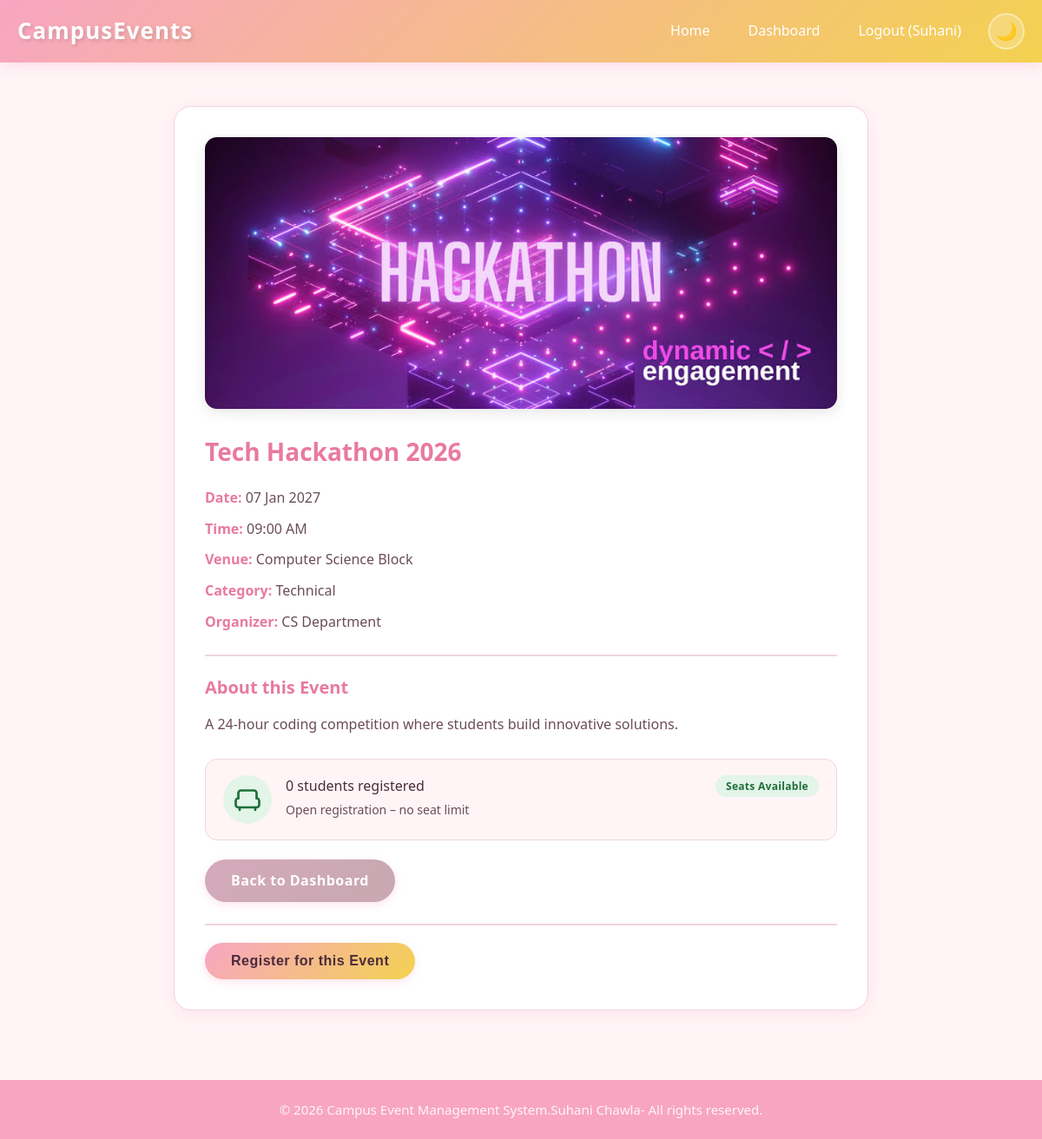
/dashboard.php?view=1 (signed in), run on the app's committed database.
### tables this page shows
CREATE TABLE `events` (
  `id` int(11) NOT NULL,
  `title` varchar(200) NOT NULL,
  `description` text DEFAULT NULL,
  `event_date` date NOT NULL,
  `event_time` time DEFAULT NULL,
  `venue` varchar(200) DEFAULT NULL,
  `category` varchar(100) DEFAULT NULL,
  `organizer` varchar(100) DEFAULT NULL,
  `image` varchar(255) DEFAULT NULL,
  `created_at` timestamp NOT NULL DEFAULT current_timestamp()
);

### includes/event_helpers.php (called while the page is built, shortened)
<?php
function seat_data($registered_count, $capacity) {
    $registered_count = max(0, (int) $registered_count);
    $capacity         = (int) $capacity;
    if ($capacity <= 0) {
        return array(
            'unlimited'  => true,
            'registered' => $registered_count,
            'capacity'   => 0,
            'available'  => null,
            'percent'    => 0,
            'label'      => 'Seats Available',
            'class'      => 'status-available'
        );
    }
    $available = max(0, $capacity - $registered_count);
    $percent   = min(100, (int) round(($registered_count / $capacity) * 100));
    return array(
        'unlimited'  => false,
        'registered' => $registered_count,
        'capacity'   => $capacity,
        'available'  => $available,
        'percent'    => $percent,
        'label'      => $label,
        'class'      => $class
    );
}

### dashboard.php (the view, shortened to what this page needs)
<?php
include 'includes/config.php';
$user_id = $_SESSION['user_id'];
if (isset($_GET['view'])) {
    $event_id = (int) $_GET['view'];
    $event = null;
    $stmt = mysqli_prepare($conn, "SELECT e.*, COUNT(r.id) AS registered_count FROM events e LEFT JOIN registrations r ON r.event_id = e.id WHERE e.id = ? GROUP BY e.id");
    if ($stmt) {
        mysqli_stmt_bind_param($stmt, "i", $event_id);
        if (mysqli_stmt_execute($stmt)) {
            $res = mysqli_stmt_get_result($stmt);
            $event = $res ? mysqli_fetch_assoc($res) : null;
        }
    }
    include_once 'includes/event_helpers.php';
    $already_registered = false;
    $check = mysqli_prepare($conn, "SELECT id FROM registrations WHERE user_id = ? AND event_id = ?");
    if ($check) {
        mysqli_stmt_bind_param($check, "ii", $user_id, $event_id);
        mysqli_stmt_execute($check);
        mysqli_stmt_store_result($check);
        $already_registered = mysqli_stmt_num_rows($check) > 0;
    }
    $seats   = seat_data(isset($event['registered_count']) ? $event['registered_count'] : 0, isset($event['capacity']) ? $event['capacity'] : 0);
    $is_full = !$seats['unlimited'] && $seats['available'] === 0;
    $img = $event['image'] ? "uploads/" . $event['image'] : "";
    include 'includes/header.php';
    $reg_section = "";
    if ($already_registered) {
        $reg_section .= '<div class="alert alert-info">You are already registered for this event.</div>';
    } elseif ($is_full) {
        $reg_section .= '<button type="button" class="btn btn-primary btn-disabled" disabled>Event Full</button>';
    } else {
        $reg_section = '<form method="POST"><button type="submit" name="register_event" class="btn btn-primary">Register for this Event</button></form>' . $reg_section;
    }
    if ($seats['unlimited']) {
        $seat_component = '<div class="seat-info status-available">'
            . '<div class="seat-icon" aria-hidden="true"><svg xmlns="http://www.w3.org/2000/svg" viewBox="0 0 24 24" fill="none" stroke="currentColor" stroke-width="1.8" stroke-linecap="round" stroke-linejoin="round" width="36" height="36"><path d="M5 11V7a2 2 0 0 1 2-2h10a2 2 0 0 1 2 2v4"/><path d="M5 11a2 2 0 0 0-2 2v3a2 2 0 0 0 2 2h14a2 2 0 0 0 2-2v-3a2 2 0 0 0-2-2"/><path d="M6 18v2"/><path d="M18 18v2"/></svg></div>'
            . '<div class="seat-details">'
            . '<div class="seat-headline"><p class="seat-filled">' . $seats['registered'] . ' students registered</p>'
            . '<span class="status-badge ' . $seats['class'] . '">' . $seats['label'] . '</span></div>'
            . '<p class="seat-remaining">Open registration &ndash; no seat limit</p>'
            . '</div></div>';
    }
    ?>
    <div class="event-detail">
        <?php if ($img): ?><img src="<?= $img ?>" alt="<?= $event['title'] ?>" class="event-detail-img"><?php endif; ?>
        <h1><?= $event['title'] ?></h1>
        <div class="event-info">
            <p><strong>Date:</strong> <?= date("d M Y", strtotime($event['event_date'])) ?></p>
            <p><strong>Time:</strong> <?= date("h:i A", strtotime($event['event_time'])) ?></p>
            <p><strong>Venue:</strong> <?= $event['venue'] ?></p>
            <p><strong>Category:</strong> <?= $event['category'] ?></p>
            <p><strong>Organizer:</strong> <?= $event['organizer'] ?></p>
        </div>
        <div class="event-description">
            <h3>About this Event</h3>
            <p><?= nl2br($event['description']) ?></p>
        </div>
        <?= $seat_component ?>
        <p><a href="dashboard.php" class="btn btn-secondary">Back to Dashboard</a></p>
        <div class="event-register-section"><?= $reg_section ?></div>
    </div>
    <?php include 'includes/footer.php';
    exit();
}
include 'includes/header.php';
include_once 'includes/event_helpers.php';
?>
<?php include 'includes/footer.php'; ?>

### assets/css/style.css (style rules this page uses)
:root { --bg-primary: #fff5f7; --bg-secondary: #fff; --bg-card: #fff; --bg-navbar: linear-gradient(135deg, #f8a5c2, #f3d250); --bg-hero: linear-gradient(135deg, #f8a5c2, #f3d250); --bg-footer: #f8a5c2; --text-primary: #4a2c3a; --text-secondary: #6b4c5a; --text-light: #fff; --hero-text-color: #4a2c3a; --border-color: #f0d4dc; --shadow: 0 4px 20px rgba(248, 165, 194, 0.2); --shadow-hover: 0 8px 30px rgba(248, 165, 194, 0.3); --accent-pink: #f8a5c5; --accent-yellow: #f3d250; --accent-pink-dark: #e87a9e; --accent-yellow-dark: #e0c040; --input-bg: #fff; --table-hover: #fef0f4; --table-border: #f0d4dc; --alert-success-bg: #e8f8e8; --alert-success-text: #2d6a2d; --alert-error-bg: #fde8e8; --alert-error-text: #8a2d2d; --alert-info-bg: #e8f0fe; --alert-info-text: #2d5a8a; }
* { margin: 0; padding: 0; box-sizing: border-box; }
body { font-family: 'Segoe UI', Tahoma, Geneva, Verdana, sans-serif; background-color: var(--bg-primary); color: var(--text-primary); line-height: 1.6; transition: background-color 0.4s ease, color 0.4s ease; }
a { text-decoration: none; color: var(--accent-pink-dark); }
.btn { display: inline-block; padding: 12px 30px; border-radius: 50px; font-size: 16px; cursor: pointer; border: none; transition: all 0.3s ease; font-weight: 600; letter-spacing: 0.5px; box-shadow: 0 3px 10px rgba(248, 165, 194, 0.3); }
.btn-primary { background: linear-gradient(135deg, var(--accent-pink), var(--accent-yellow)); color: #4a2c3a; }
.btn-secondary { background: linear-gradient(135deg, #d4aabb, #c8a8b0); color: #fff; }
.event-detail { max-width: 800px; margin: 30px auto; background: var(--bg-card); padding: 35px; border-radius: 20px; box-shadow: var(--shadow); border: 1px solid var(--border-color); transition: background 0.3s ease, box-shadow 0.3s ease; }
.event-detail-img { width: 100%; max-height: 350px; object-fit: cover; border-radius: 14px; margin-bottom: 20px; box-shadow: 0 4px 15px rgba(0,0,0,0.1); }
.event-detail h1 { color: var(--accent-pink-dark); margin-bottom: 18px; font-size: 28px; }
.event-info p { margin-bottom: 10px; font-size: 16px; color: var(--text-secondary); }
.event-info strong { color: var(--accent-pink-dark); }
.event-description { margin: 25px 0; padding-top: 20px; border-top: 2px solid var(--border-color); }
.event-description h3 { margin-bottom: 12px; color: var(--accent-pink-dark); font-size: 20px; }
.event-description p { color: var(--text-secondary); line-height: 1.8; }
.event-register-section { margin-top: 25px; padding-top: 20px; border-top: 2px solid var(--border-color); }
.status-badge { display: inline-block; padding: 3px 12px; border-radius: 50px; font-size: 12px; font-weight: 700; letter-spacing: 0.3px; white-space: nowrap; transition: background-color 0.3s ease, color 0.3s ease; }
.status-available { background: #e3f4e8; color: #1e6f38; }
.seat-info { --cap-track: #f6e3ec; display: flex; align-items: flex-start; gap: 16px; background: var(--bg-primary); border: 1px solid var(--border-color); border-radius: 14px; padding: 18px 20px; margin: 22px 0; }
.seat-icon { flex-shrink: 0; width: 56px; height: 56px; display: flex; align-items: center; justify-content: center; border-radius: 50%; transition: color 0.3s ease; }
.status-available .seat-icon { color: #1e6f38; background: #e3f4e8; }
.seat-details { flex: 1; min-width: 0; }
.seat-headline { display: flex; align-items: center; justify-content: space-between; gap: 10px; flex-wrap: wrap; }
.seat-filled { font-size: 16px; color: var(--text-primary); margin: 0; }
.seat-remaining { font-size: 14px; color: var(--text-secondary); margin-top: 4px; }

### data on the page
events: image (picture), title "Tech Hackathon 2026", event_date "07 Jan 2027", event_time "09:00 AM", venue "Computer Science Block", category "Technical", organizer "CS Department", description "A 24-hour coding competition where students build innovative solutions."

### other printed values
$_SESSION['user_name'] "Suhani"
$seats['registered'] "0"
$seats['label'] "Seats Available"
